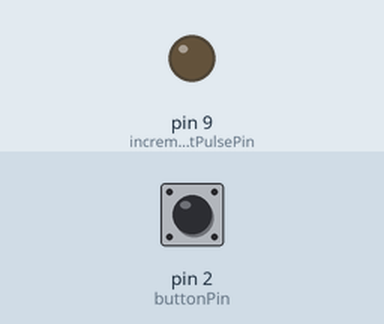
The sketch below on a simulated Arduino Uno, built with avr-gcc and run on an emulated ATmega328P. On the bench: output pins drawn as LEDs (lit = HIGH). Dashed ring = blinking. The test bench sets the inputs (shaded band); at power-on: pin 2 (buttonPin) HIGH.

Above: at 1.2 s.
1.3 s: pin 2 (buttonPin) pulled LOW for 1 s
At 1.7 s:
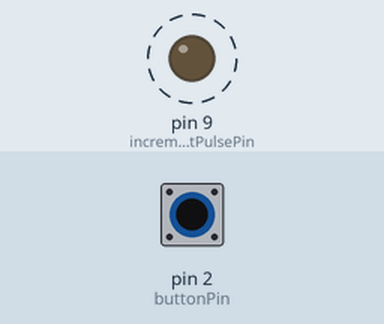
Timing chart, 0 to 4.3 s (numbered marks = the images above; inputs shaded):
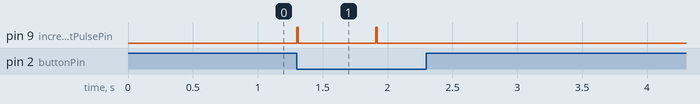

The sketch:

4017Pulsar.ino
```cpp
const int pulsePin[] = {3, 4, 5};  // Digital pins for pulses
const int buttonPin = 2;           // Digital pin for the button
const int incrementPulsePin = 9;   // Digital pin for the single pulse
const int pulseDelay = 200;        // Delay between pulses in milliseconds

int numberBuffer = 0;              // Buffer to store the 3-digit number

void setup() {
  Serial.begin(9600);
  pinMode(buttonPin, INPUT_PULLUP);  // Set the button pin as INPUT_PULLUP
  pinMode(incrementPulsePin, OUTPUT);
}

void loop() {
  // Check if the button is pressed
  if (digitalRead(buttonPin) == LOW) {
    // Send a single pulse on D9
    digitalWrite(incrementPulsePin, HIGH);
    delay(10);  // Adjust this delay if needed
    digitalWrite(incrementPulsePin, LOW);

    // Increment the number buffer
    numberBuffer = (numberBuffer + 1) % 1000;

    // Wait for 200ms
    delay(200);

    // Output pulses based on the incremented number
    separateAndGeneratePulses(numberBuffer);
  }
  else{
    delay(1);
  }
}

void separateAndGeneratePulses(int number) {
  // Separate digits
  int digit1 = number / 100;
  int digit2 = (number / 10) % 10;
  int digit3 = number % 10;

  // Output pulses based on digits
  generatePulses(pulsePin[0], digit1);
  generatePulses(pulsePin[1], digit2);
  generatePulses(pulsePin[2], digit3);
}

void generatePulses(int pin, int count) {
  for (int i = 0; i < count; ++i) {
    digitalWrite(pin, HIGH);
    delay(pulseDelay);
    digitalWrite(pin, LOW);
    delay(pulseDelay);
  }
}
```

Measured:
- after the input at 1.3 s, pin 9 (incrementPulsePin): alternates HIGH for 0.01 s and LOW for 0.60 s, 4 changes in all, then stays LOW, starting at once
